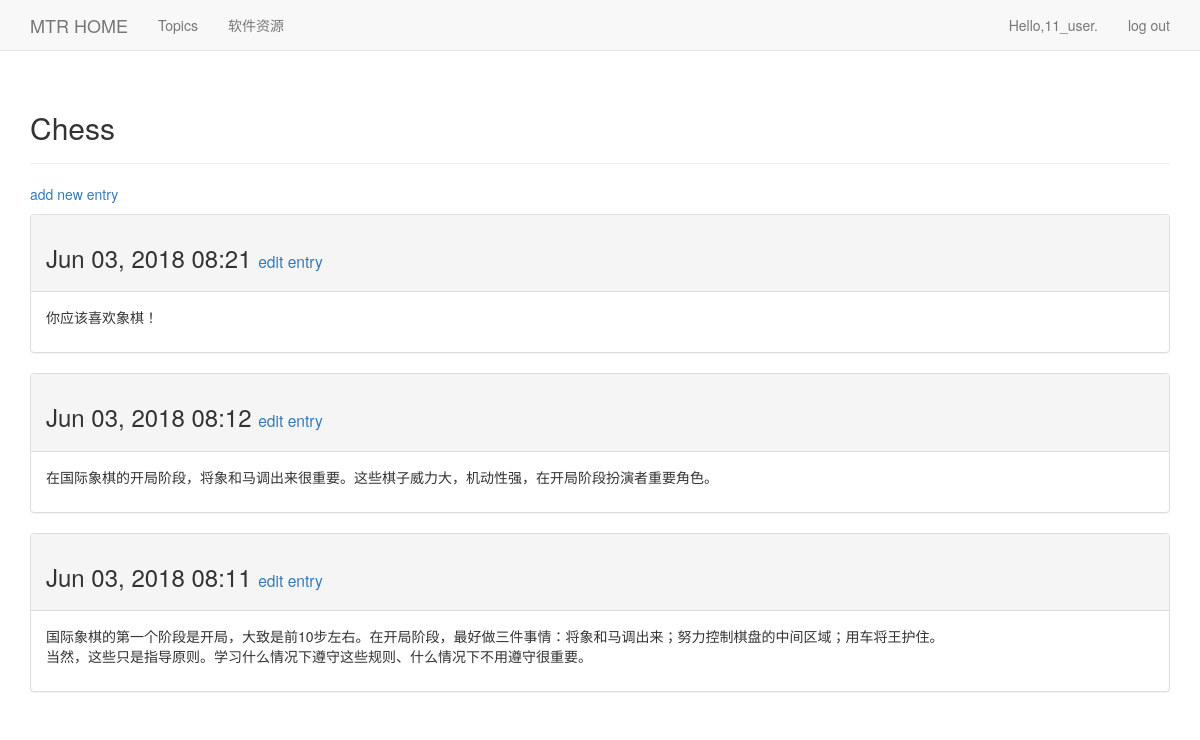
The page /topics/1/ (signed in) on the database its author committed.
### learning_logs/models.py (models this page shows, shortened)
class Topic(models.Model):
    text = models.CharField(max_length=200)
    date_added = models.DateTimeField(auto_now_add=True)
    owner = models.ForeignKey(User)
    def __str__(self):
        return self.text

class Entry(models.Model):
    topic = models.ForeignKey(Topic,on_delete=models.CASCADE)
    text = models.TextField()
    date_added = models.DateTimeField(auto_now_add=True)
    class Meta:
        verbose_name_plural = 'entries'

### learning_logs/views.py (the view)
# urls.py: url(r'^topics/(?P<topic_id>\d+)/$',views.topic,name='topic'),
@login_required
def topic(request,topic_id):
    topic = Topic.objects.get(id=topic_id)
    check_topic_owner(request,topic)
    entries = topic.entry_set.order_by('-date_added')
    context = {'topic':topic,'entries':entries}
    return render(request,'learning_logs/topic.html',context)

### learning_logs/views.py (called while the page is built)
def check_topic_owner(request,topic):
    if topic.owner != request.user:
        raise Http404

### learning_logs/templates/learning_logs/topic.html
{% extends 'learning_logs/base.html' %}
{% block header %}
  <h2>{{ topic }}</h2>
{% endblock header %}
{% block content %}
  <p>
    <a href="{% url 'learning_logs:new_entry' topic.id %}">add new entry</a>
  </p>
    {% for entry in entries %}
      <div class="panel panel-default">
        <div class="panel-heading">
          <h3>
            {{entry.date_added|date:'M d, Y H:i'}}
            <small>
              <a href="{% url 'learning_logs:edit_entry' entry.id %}">edit entry</a>
            </small>
          </h3>
        </div>
        <div class="panel-body">
          {{entry.text|linebreaks}}
        </div>
      </div>
    {% empty %}
      <li>There are no entries for this topic yet.</li>
    {% endfor %}
{% endblock content %}

### learning_logs/templates/learning_logs/base.html (shortened to what this page needs)
{% load bootstrap3 %}
<!DOCTYPE html>
<html lang="en">
  <head>
    {% bootstrap_css %}
  </head>
  <body>
    <nav class="navbar navbar-default navbar-static-top">
      <div class="container">
        <div class="navbar-header">
          <a class="navbar-brand" href="{% url 'learning_logs:index' %}">
                MTR HOME</a>
        </div>
        <div id="navbar" class="navbar-collapse collapse">
          <ul class="nav navbar-nav">
            <li><a href="{% url 'learning_logs:topics' %}">Topics</a></li>
            <li><a href="{% url 'learning_logs:software' %}">软件资源</a></li>
          </ul>
          <ul class="nav navbar-nav navbar-right">
            {% if user.is_authenticated %}
                <li><a>Hello,{{user.username}}.</a></li>
                <li><a href="{% url 'users:logout' %}">log out</a></li>
            {% else %}
                <li><a href="{% url 'users:login' %}">log in</a></li>
                <li><a href="{% url 'users:register' %}">register</a></li>
            {% endif %}
          </ul>
        </div>
      </div>
    </nav>
    <div class="container">
      <div class="page-header">
        {% block header %}{% endblock header %}
      </div>
      <div>
        {% block content %}{% endblock content %}
      </div>
    </div>
  </body>
</html>

### rows shown on the page
Topic: text "Chess"
Entry: date_added "Jun 03, 2018 08:21", text "你应该喜欢象棋！"
Entry: date_added "Jun 03, 2018 08:12", text "在国际象棋的开局阶段，将象和马调出来很重要。这些棋子威力大，机动性强，在开局阶段扮演者重要角色。"
Entry: date_added "Jun 03, 2018 08:11", text "国际象棋的第一个阶段是开局，大致是前10步左右。在开局阶段，最好做三件事情：将象和马调出来；努力控制棋盘的中间区域；用车将王护住。 当然，这些只是指导原则。学习什么情况下遵守这些规则、什么情况下不用遵守很重要。"

### other values the page prints
{{ user.username }} "11_user"
